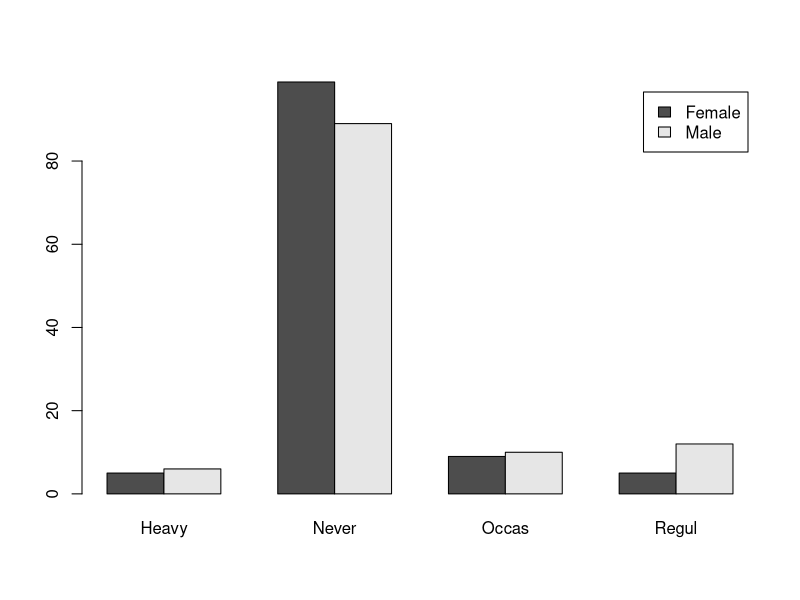
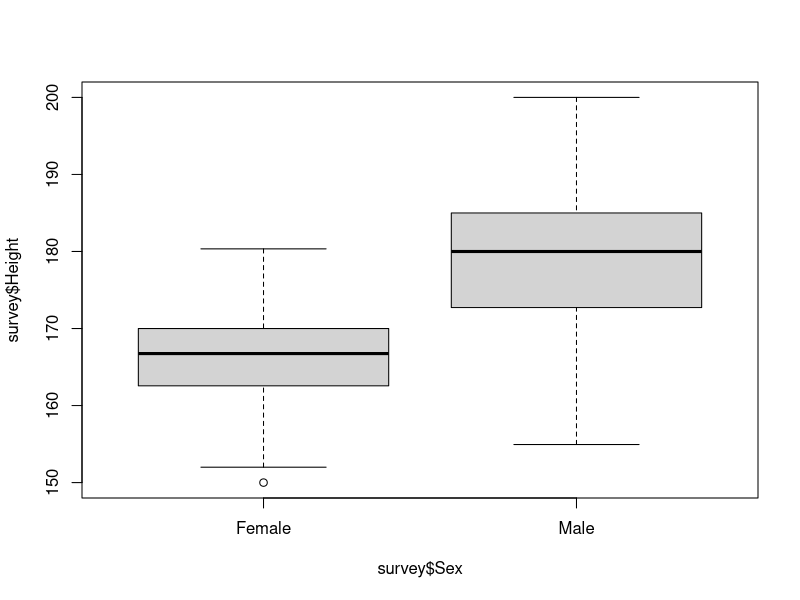
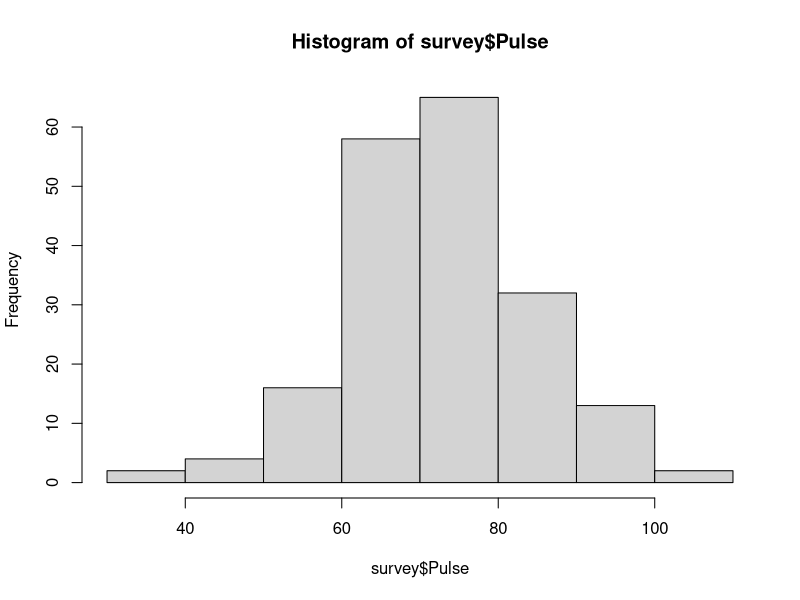

Reproduce these figures in R, in order.
#factorization of data - factor() usefull when working with vector of strings, because each string is represented only once
data = c(1,2,2,3,1,2,3,3,1,2,3,3,1)
fdata = factor(data)
levels(fdata) #returns vector of the different values in the factor -> always as string

#defining the lables changes the whole factor
rdata = factor(data, labels = c("I", "II", "III"))
#changing the levels of an existing factor changes the whole factor
levels(fdata) = c("a", "b", "c")

mons = c("March", "April", "January", "November", "January", "September",
         "October", "September", "November", "August", "January", "November",
         "November", "February", "May", "August", "July", "December",
         "August", "August", "September", "November", "February", "April")
fmons = factor(mons, ordered = TRUE) #the labels are ordered in alphabetical order
tmons = table(fmons) #table showing each label how many times can be found in the factor

fert = c(10, 20, 20, 50, 10, 20, 10, 50, 20)
ffert = factor(fert, levels = c(10, 20, 50), ordered = TRUE)
mean(as.numeric(ffert)) #error - wrong mean
mean(as.numeric(levels(ffert)[ffert])) #correct mean

prop.table(tmons) #probability each month to be found in the table of factored mons


#lists - vectors that can have different type and length, can and should have labels for access (a = ,b = , c = )
mylist = list(a = 1:5, b = "Hi there!", c = function(x) x * sin(x))

#accessing
mylist[1] #returns list of the first vector (the firts element of the list)
mylist[[1]] #returns vector using index
mylist[["b"]] #returns vector using the label
mylist$b #returns vector using the label -> easier and more commonly used
mylist$a[3] #returns the element from the vector with this label
length(mylist) #length of the list
length(mylist$b) #length of the firts element of the list
mylist$d = "new item" #appending new elements
mylist$b = NULL #deleting an element
unlist(mylist) #deleting the list


#data frames - list with equal length of all vectors
n = c(2,3,5)
s = c("aa", "bb", "cc")
b = c(TRUE, FALSE, TRUE)
df = data.frame(n,s,b) #creating the data frame -> every vector is a new column with n rows

#access like a list
df$s #returns a factor???
df[2] #returns a vector(column) ???
df[2,2] #returns the element in row 2 column 2 (but as factor???)
head(df, n = 2) #returns the first n rows from the data frame (default n = 6)
tail(df, n = 2) #returns the last n rows from the data frame (default n = 6)

#reading data
#read.table("url address or apth to file") -> when the file is organised like a table
#read.csv("url address or apth to file") or read.csv2() -> redaing a csv file

#graphics
#plot() -> normal xy graphic (use ?plot in console for details)
#barplot() -> barplot with veritcal or horizontal lines (use ?barplot in console for details)
#pie() -> pie chart (use ?pie in console for details)
#boxplot() -> used for finding median, quantil or outliers

#-----------------------------------------------------

#01
x1 = list(1,2,3,4) #list with 4 elements each of with an integer
x2 = list(1:4) #list with one element - vector of integers from 1 to 4
x1[1] #firts element of the list wich is a vector with length one having the integer 1
x1[[1]] #first element of the first element of the list

#02
# 1. all cars with 7 cyl -> different ways to get the same answer
res1 = mtcars[which(mtcars$cyl == 8),]
res2 = mtcars[mtcars$cyl == 8,]
res3 = subset(mtcars, mtcars$cyl == 8)
# 2. average mpg for cars with 5 gears -> different ways to get the same answer
res1.2 = mean(mtcars[mtcars$gear == 5,]$mpg)
res2.2 = mean(mtcars$mpg[mtcars$gear == 5])

#03
library("MASS")
barplot(table(survey$Sex, survey$Smoke), beside = TRUE, legend = levels(survey$Sex))
boxplot(survey$Height~survey$Sex)
hist(survey$Pulse)

